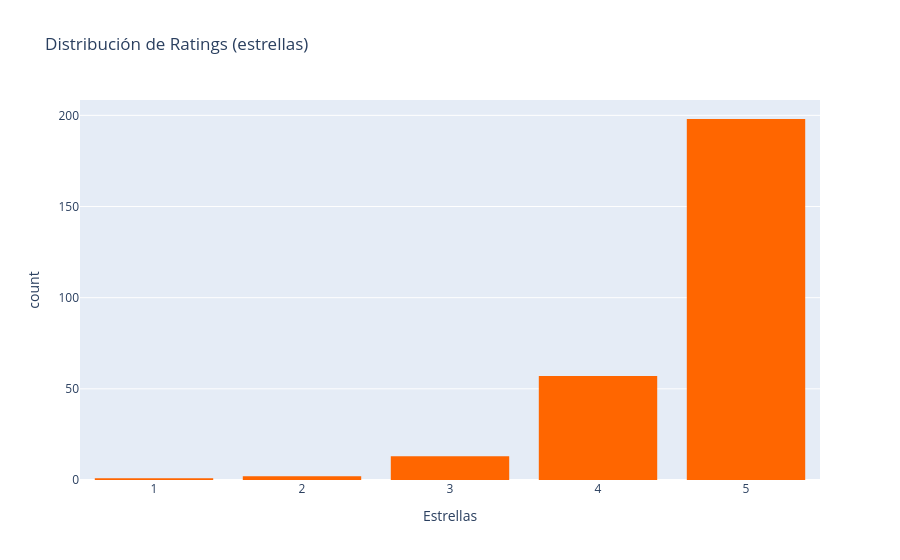

Notebook source saved alongside this figure:
### Markdown cell above
### 1.1 Distribución de Ratings

La columna objetivo para análisis de sentimiento es *"En general, ¿Cuántas estrellas darías al módulo?"*, con valores enteros del 1 al 5.

### Code cell
# === Distribución de estrellas ===
stars_col = 'En general, ¿Cuántas estrellas darías al módulo?'
text_col = 'Por favor, emite tu libre opinión sobre el módulo en general (instructor, material, contenido, etc.)'

fig = px.histogram(df, x=stars_col, nbins=5, color_discrete_sequence=['#FF6600'],
                   title='Distribución de Ratings (estrellas)',
                   labels={stars_col: 'Estrellas', 'count': 'Frecuencia'})
fig.update_layout(bargap=0.2)
fig.show()

print("Distribución:")
print(df[stars_col].value_counts().sort_index().to_frame())
print(f"\nLongitud de textos: media={df[text_col].str.len().mean():.0f}, "
      f"std={df[text_col].str.len().std():.0f}, "
      f"min={df[text_col].str.len().min()}, max={df[text_col].str.len().max()}")

### Figure 1 — Plotly figure (JSON) as saved in the notebook; plotly's stock layout.template omitted (floating-point values rounded to 4 significant figures; data arrays with more than 128 entries replaced by an {"elided": "..."} marker saying what was removed)
{"data": [{"bingroup": "x", "hovertemplate": "Estrellas=%{x}<br>count=%{y}<extra></extra>", "legendgroup": "", "marker": {"color": "#FF6600", "pattern": {"shape": ""}}, "name": "", "nbinsx": 5, "orientation": "v", "showlegend": false, "type": "histogram", "x": {"elided": "271 int values"}, "xaxis": "x", "yaxis": "y"}], "layout": {"bargap": 0.2, "barmode": "relative", "legend": {"tracegroupgap": 0}, "title": {"text": "Distribución de Ratings (estrellas)"}, "xaxis": {"anchor": "y", "domain": [0, 1], "title": {"text": "Estrellas"}}, "yaxis": {"anchor": "x", "domain": [0, 1], "title": {"text": "count"}}}}
